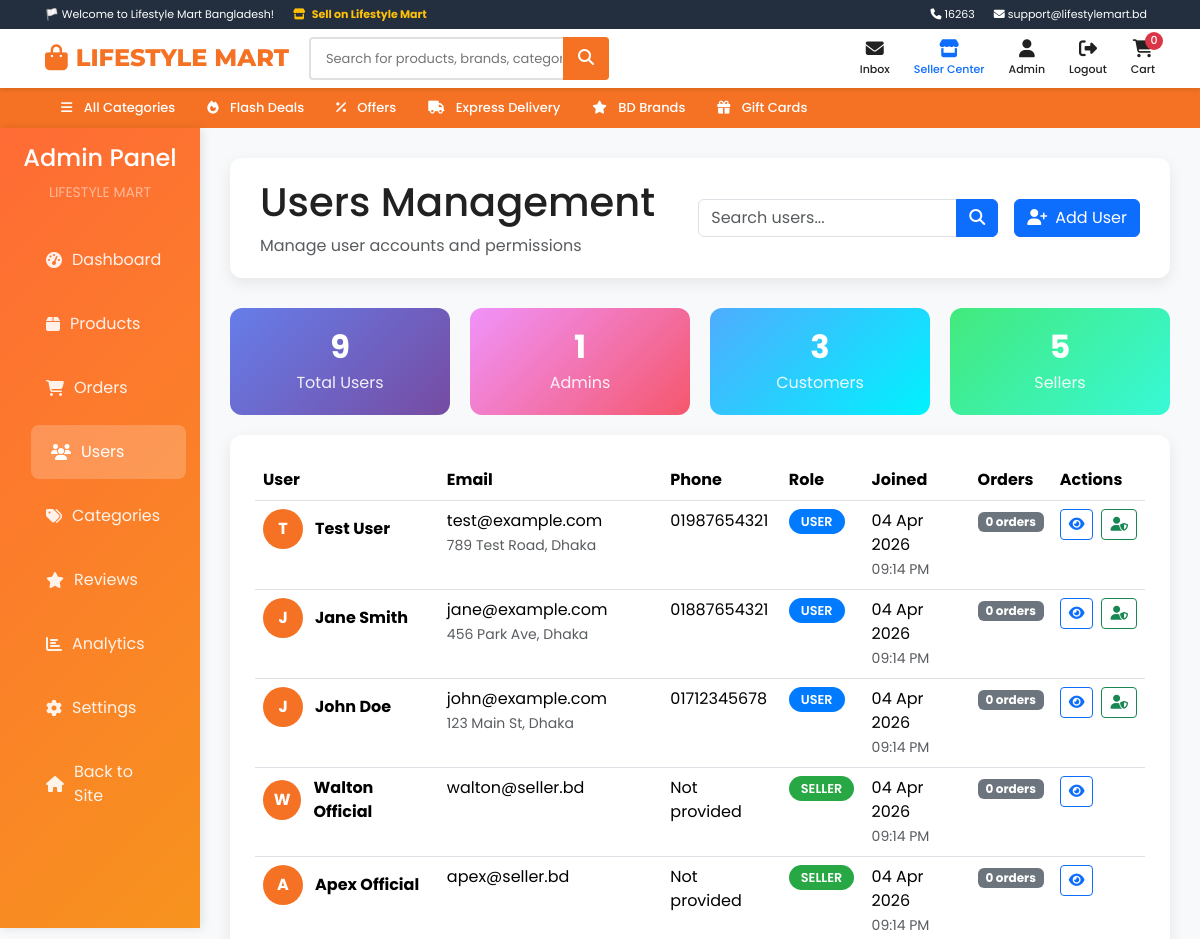
/admin/users (signed in, upper part), run on an earlier commit of the app's database.
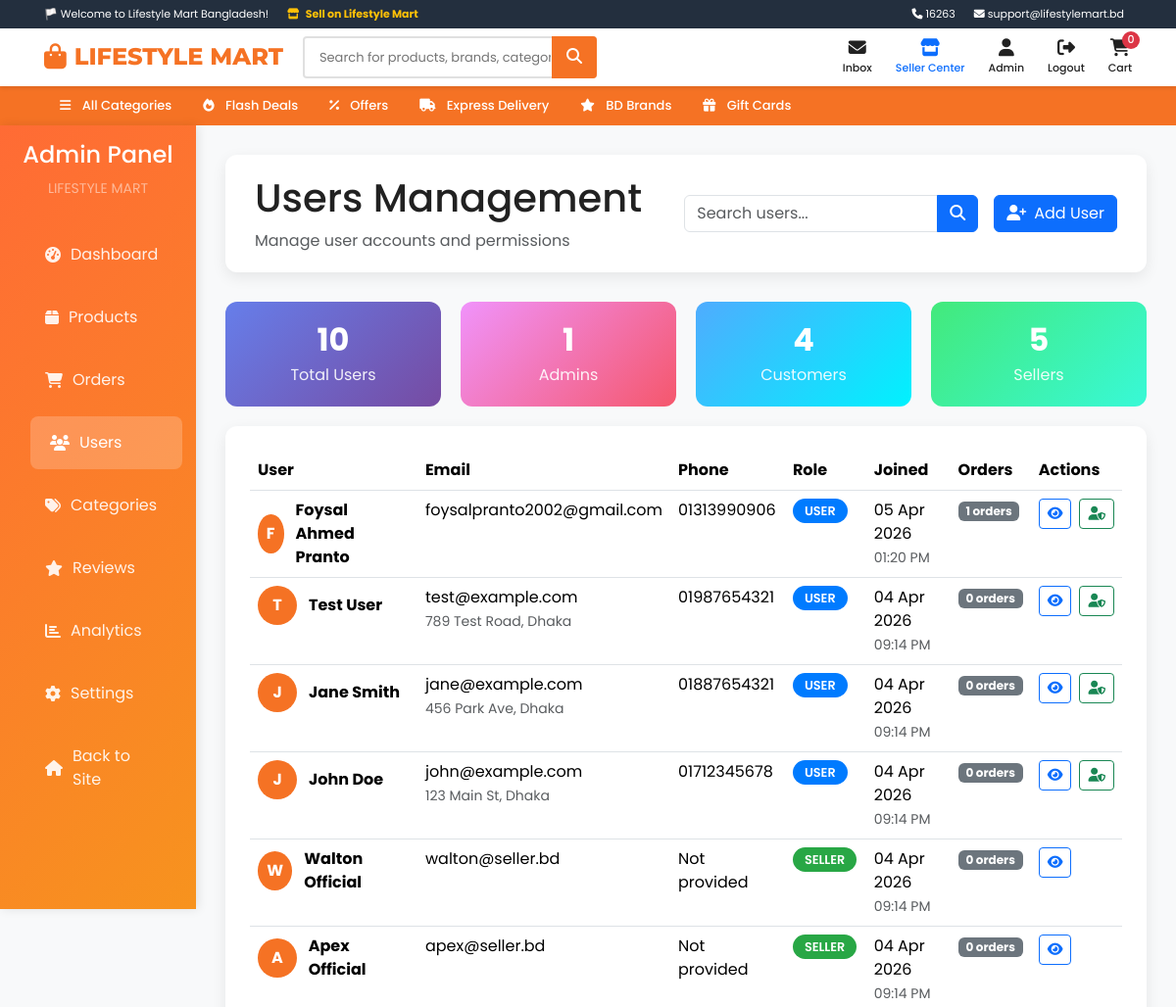
And on a later commit of the database.
### app.py (models this page shows, shortened)
class User(UserMixin, db.Model):
    __tablename__ = 'users'
    id = db.Column(db.Integer, primary_key=True)
    name = db.Column(db.String(100), nullable=False)
    email = db.Column(db.String(100), unique=True, nullable=False)
    password_hash = db.Column(db.String(255), nullable=False)
    phone = db.Column(db.String(20))
    address = db.Column(db.Text)
    role = db.Column(db.Enum('user', 'admin', 'seller'), default='user')
    shop_name = db.Column(db.String(100))
    shop_description = db.Column(db.Text)
    created_at = db.Column(db.DateTime, default=datetime.utcnow)
    orders = db.relationship('Order', backref='user', lazy=True)
    reviews = db.relationship('Review', backref='user', lazy=True)
    products = db.relationship('Product', backref='seller', lazy=True)

### app.py (the view)
@app.route('/admin/users')
@admin_required
def admin_users():
    page = request.args.get('page', 1, type=int)
    search = request.args.get('search', '')
    query = User.query
    if search:
        query = query.filter(User.name.contains(search) | User.email.contains(search))
    users = query.order_by(User.created_at.desc()).paginate(
        page=page, per_page=20, error_out=False
    )
    return render_template('admin/users.html', users=users, search=search)

### templates/admin/users.html (shortened to what this page needs)
{% extends "base.html" %}
{% block content %}
<div class="admin-container">
    <div class="row g-0">
        <div class="col-md-3 col-lg-2">
            <div class="admin-sidebar p-3">
                <div class="text-center mb-4">
                    <h4 class="text-white">Admin Panel</h4>
                    <small class="text-white-50">LIFESTYLE MART</small>
                </div>
                <nav class="nav flex-column">
                    <a href="{{ url_for('admin_dashboard') }}" class="nav-link">
                        <i class="fas fa-tachometer-alt"></i>
                        Dashboard
                    </a>
                    <a href="#" class="nav-link">
                        <i class="fas fa-box"></i>
                        Products
                    </a>
                    <a href="#" class="nav-link">
                        <i class="fas fa-shopping-cart"></i>
                        Orders
                    </a>
                    <a href="{{ url_for('admin_users') }}" class="nav-link active">
                        <i class="fas fa-users"></i>
                        Users
                    </a>
                    <a href="#" class="nav-link">
                        <i class="fas fa-tags"></i>
                        Categories
                    </a>
                    <a href="#" class="nav-link">
                        <i class="fas fa-star"></i>
                        Reviews
                    </a>
                    <a href="#" class="nav-link">
                        <i class="fas fa-chart-bar"></i>
                        Analytics
                    </a>
                    <a href="#" class="nav-link">
                        <i class="fas fa-cog"></i>
                        Settings
                    </a>
                    <a href="{{ url_for('index') }}" class="nav-link">
                        <i class="fas fa-home"></i>
                        Back to Site
                    </a>
                </nav>
            </div>
        </div>
        <div class="col-md-9 col-lg-10">
            <div class="admin-main">
                <div class="admin-header">
                    <div>
                        <h1>Users Management</h1>
                        <p class="text-muted mb-0">Manage user accounts and permissions</p>
                    </div>
                    <div class="d-flex gap-3">
                        <form method="GET" class="search-box">
                            <div class="input-group">
                                <input type="text" name="search" class="form-control"
                                       placeholder="Search users..." value="{{ search }}">
                                <button type="submit" class="btn btn-primary">
                                    <i class="fas fa-search"></i>
                                </button>
                            </div>
                        </form>
                        <a href="#" class="btn btn-primary">
                            <i class="fas fa-user-plus me-2"></i>Add User
                        </a>
                    </div>
                </div>
                <div class="user-stats">
                    <div class="stat-card">
                        <h3>{{ users.total }}</h3>
                        <p>Total Users</p>
                    </div>
                    <div class="stat-card" style="background: linear-gradient(135deg, #f093fb 0%, #f5576c 100%);">
                        <h3>{{ users.items | selectattr('role', 'equalto', 'admin') | list | length }}</h3>
                        <p>Admins</p>
                    </div>
                    <div class="stat-card" style="background: linear-gradient(135deg, #4facfe 0%, #00f2fe 100%);">
                        <h3>{{ users.items | selectattr('role', 'equalto', 'user') | list | length }}</h3>
                        <p>Customers</p>
                    </div>
                    <div class="stat-card" style="background: linear-gradient(135deg, #43e97b 0%, #38f9d7 100%);">
                        <h3>{{ users.items | selectattr('role', 'equalto', 'seller') | list | length }}</h3>
                        <p>Sellers</p>
                    </div>
                </div>
                <div class="users-table">
                    {% if users.items %}
                    <div class="table-responsive">
                        <table class="table table-hover">
                            <thead>
                                <tr>
                                    <th>User</th>
                                    <th>Email</th>
                                    <th>Phone</th>
                                    <th>Role</th>
                                    <th>Joined</th>
                                    <th>Orders</th>
                                    <th>Actions</th>
                                </tr>
                            </thead>
                            <tbody>
                                {% for user in users.items %}
                                <tr>
                                    <td>
                                        <div class="user-info">
                                            <div class="user-avatar">
                                                {{ user.name[0].upper() }}
                                            </div>
                                            <div>
                                                <div class="fw-bold">{{ user.name }}</div>
                                            </div>
                                        </div>
                                    </td>
                                    <td>
                                        <div>
                                            <div>{{ user.email }}</div>
                                            {% if user.address %}
                                                <small class="text-muted">{{ user.address[:50] }}{% if user.address|length > 50 %}...{% endif %}</small>
                                            {% endif %}
                                        </div>
                                    </td>
                                    <td>
                                        {{ user.phone or 'Not provided' }}
                                    </td>
                                    <td>
                                        <span class="user-role {{ user.role }}">{{ user.role }}</span>
                                    </td>
                                    <td>
                                        <div>
                                            <div>{{ user.created_at.strftime('%d %b %Y') }}</div>
                                            <small class="text-muted">{{ user.created_at.strftime('%I:%M %p') }}</small>
                                        </div>
                                    </td>
                                    <td>
                                        <span class="badge bg-secondary">{{ user.orders|length }} orders</span>
                                    </td>
                                    <td>
                                        <div class="table-actions">
                                            <a href="{{ url_for('admin_user_detail', id=user.id) }}"
                                               class="btn btn-sm btn-outline-primary" title="View User">
                                                <i class="fas fa-eye"></i>
                                            </a>
                                            {% if user.id != current_user.id and user.role == 'admin' %}
                                            <button class="btn btn-sm btn-outline-warning"
                                                    onclick="toggleUserRole({{ user.id }}, 'user')"
                                                    title="Remove Admin">
                                                <i class="fas fa-user-shield"></i>
                                            </button>
                                            {% elif user.id != current_user.id and user.role == 'user' %}
                                            <button class="btn btn-sm btn-outline-success"
                                                    onclick="toggleUserRole({{ user.id }}, 'admin')"
                                                    title="Make Admin">
                                                <i class="fas fa-user-shield"></i>
                                            </button>
                                            {% endif %}
                                        </div>
                                    </td>
                                </tr>
                                {% endfor %}
                            </tbody>
                        </table>
                    </div>
                    {% endif %}
                </div>
            </div>
        </div>
    </div>
</div>
{% endblock %}

### templates/base.html (shortened to what this page needs)
<!DOCTYPE html>
<html lang="en">
<head>
    <link href="https://cdn.jsdelivr.net/npm/bootstrap@5.3.2/dist/css/bootstrap.min.css" rel="stylesheet">
    <link rel="stylesheet" href="https://cdnjs.cloudflare.com/ajax/libs/font-awesome/6.4.2/css/all.min.css">
    <link rel="stylesheet" href="{{ url_for('static', filename='css/style.css') }}">
</head>
<body>
    <div class="top-header">
        <div class="container">
            <div class="d-flex justify-content-between align-items-center">
                <div>
                    <span>🏳️ Welcome to Lifestyle Mart Bangladesh!</span>
                    {% if current_user.is_authenticated and current_user.role != 'seller' %}
                        <a href="{{ url_for('become_seller') }}" class="ms-3 text-warning fw-bold"><i class="fas fa-store me-1"></i> Sell on Lifestyle Mart</a>
                    {% endif %}
                </div>
                <div>
                    <a href="#"><i class="fas fa-phone"></i> 16263</a>
                    <a href="#"><i class="fas fa-envelope"></i> support@lifestylemart.bd</a>
                </div>
            </div>
        </div>
    </div>
    <header class="main-header">
        <div class="container py-2">
            <div class="d-flex align-items-center">
                <a href="{{ url_for('index') }}" class="logo">
                    <i class="fas fa-shopping-bag"></i>
                    LIFESTYLE MART
                </a>
                <div class="search-container">
                    <form action="{{ url_for('shop') }}" method="GET" class="search-box">
                        <input type="text" name="search" class="search-input" placeholder="Search for products, brands, categories...">
                        <button type="submit" class="search-btn" aria-label="Search">
                            <i class="fas fa-search"></i>
                        </button>
                    </form>
                </div>
                <div class="header-actions d-flex align-items-center gap-4">
                    <a href="{{ url_for('track_order') }}" class="text-white text-decoration-none">
                        <i class="fas fa-shipping-fast"></i>
                        <span class="d-none d-md-inline">Track Order</span>
                    </a>
                    {% if current_user.is_authenticated %}
                        <a href="{{ url_for('inbox') }}" class="header-action position-relative">
                            <i class="fas fa-envelope"></i>
                            <span>Inbox</span>
                        </a>
                        {% if current_user.role == 'seller' or current_user.role == 'admin' %}
                        <a href="{{ url_for('seller_dashboard') }}" class="header-action text-primary">
                            <i class="fas fa-store"></i>
                            <span>Seller Center</span>
                        </a>
                        {% endif %}
                        <a href="{{ url_for('profile') }}" class="header-action">
                            <i class="fas fa-user"></i>
                            <span>{{ current_user.name.split()[0] }}</span>
                        </a>
                        <a href="{{ url_for('logout') }}" class="header-action">
                            <i class="fas fa-sign-out-alt"></i>
                            <span>Logout</span>
                        </a>
                    {% endif %}
                    <a href="{{ url_for('cart') }}" class="header-action">
                        <i class="fas fa-shopping-cart"></i>
                        <span>Cart</span>
                        <span class="cart-count">0</span>
                    </a>
                </div>
            </div>
        </div>
    </header>
    <nav class="nav-menu">
        <div class="container">
            <ul class="nav">
                <li class="nav-item category-dropdown">
                    <a class="nav-link" href="#">
                        <i class="fas fa-bars me-2"></i> All Categories
                    </a>
                </li>
                <li class="nav-item">
                    <a class="nav-link" href="{{ url_for('shop') }}"><i class="fas fa-fire me-2"></i> Flash Deals</a>
                </li>
                <li class="nav-item">
                    <a class="nav-link" href="#"><i class="fas fa-percentage me-2"></i> Offers</a>
                </li>
                <li class="nav-item">
                    <a class="nav-link" href="#"><i class="fas fa-truck me-2"></i> Express Delivery</a>
                </li>
                <li class="nav-item">
                    <a class="nav-link" href="#"><i class="fas fa-star me-2"></i> BD Brands</a>
                </li>
                <li class="nav-item">
                    <a class="nav-link" href="#"><i class="fas fa-gift me-2"></i> Gift Cards</a>
                </li>
            </ul>
        </div>
    </nav>
    <main>
        {% block content %}{% endblock %}
    </main>
</body>
</html>

What changed in the data, as far as the page shows it:
added User: name "F", name "Foysal Ahmed Pranto", email "foysalpranto2002@gmail.com", phone "01313990906", role "USER", created_at "05 Apr 2026", created_at "01:20 PM", orders|length "1"
Also different on the page:
{{ users.total }}: "9" → "10"
{{ users.items | selectattr('role', 'equalto', 'user') | list | length }}: "3" → "4"
